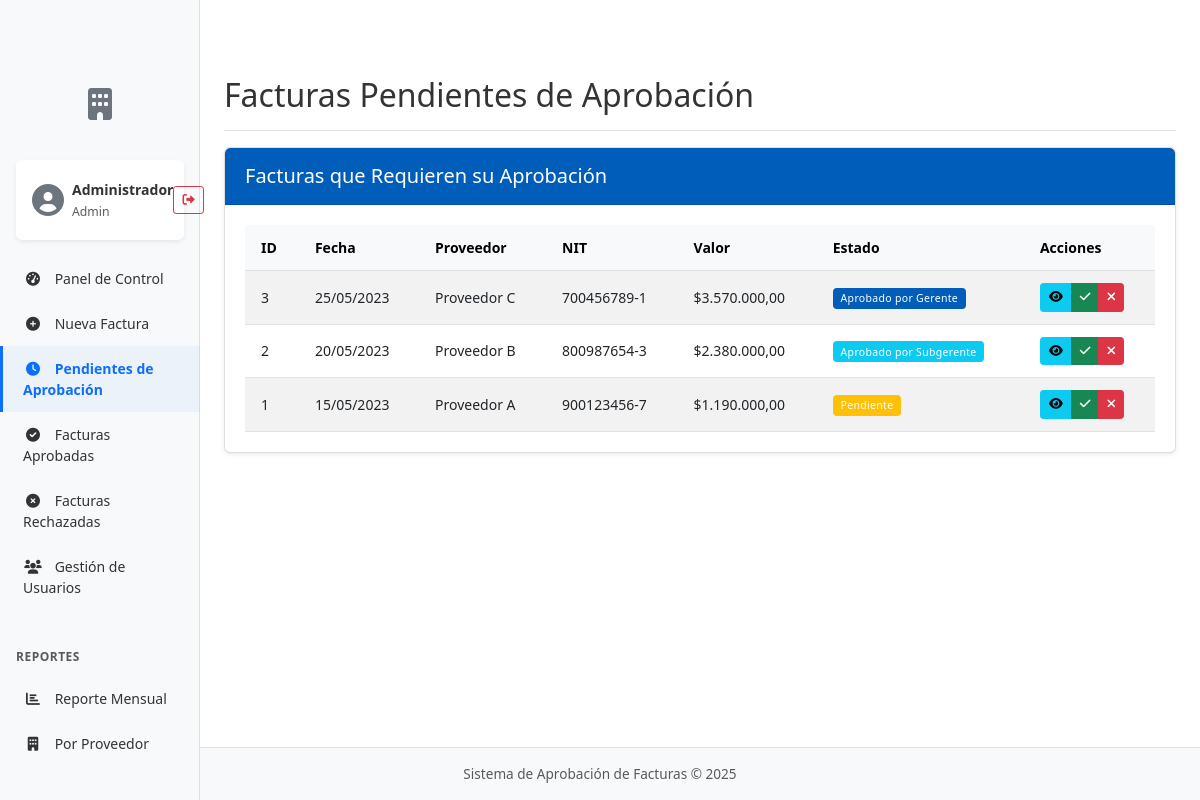
The page /pending_approvals.php (signed in) on the database its author committed.
### tables this page shows
CREATE TABLE IF NOT EXISTS users (
    id INT AUTO_INCREMENT PRIMARY KEY,
    name VARCHAR(100) NOT NULL,
    email VARCHAR(100) NOT NULL UNIQUE,
    password VARCHAR(255) NOT NULL,
    role ENUM('admin', 'subgerente', 'gerente', 'contador') NOT NULL,
    created_at TIMESTAMP DEFAULT CURRENT_TIMESTAMP
);

CREATE TABLE IF NOT EXISTS invoices (
    id INT AUTO_INCREMENT PRIMARY KEY,
    invoice_number VARCHAR(50) NOT NULL,
    date DATE NOT NULL,
    supplier_name VARCHAR(100) NOT NULL,
    nit VARCHAR(50) NOT NULL,
    amount DECIMAL(12,2) NOT NULL,
    subtotal DECIMAL(12,2) DEFAULT 0,
    tax DECIMAL(12,2) DEFAULT 0,
    description TEXT,
    file_path VARCHAR(255),
    sap_code VARCHAR(50),
    purchase_order VARCHAR(50),
    cost_center VARCHAR(50),
    payment_method VARCHAR(50),
    bank_account VARCHAR(100),
    due_date DATE,
    payment_terms VARCHAR(100),
    status ENUM('pendiente', 'aprobado_subgerente', 'aprobado_gerente', 'aprobado_contador', 'completado', 'rechazado') DEFAULT 'pendiente',
    created_by INT,
    created_at TIMESTAMP DEFAULT CURRENT_TIMESTAMP,
    FOREIGN KEY (created_by) REFERENCES users(id)
);

### pending_approvals.php (the view, shortened to what the rows shown need)
<?php
require_once 'config/database.php';
require_once 'includes/functions.php';
$user_id = $_SESSION['user_id'];
$user = getUserById($user_id);
$role = $user['role'];
$pending_invoices = getPendingInvoicesForRole($role);
function getPendingInvoicesForRole($role) {
    $conn = getDbConnection();
    $sql = "SELECT * FROM invoices WHERE 1=1";
    switch ($role) {
        case 'admin':
            $sql .= " AND status IN ('pendiente', 'aprobado_subgerente', 'aprobado_gerente')";
            break;
    }
    $sql .= " ORDER BY date DESC";
    $stmt = $conn->prepare($sql);
    $stmt->execute();
    return $stmt->fetchAll();
}
function hasUserViewedInvoice($invoice_id, $user_id) {
    $conn = getDbConnection();
    $sql = "SELECT COUNT(*) as viewed FROM invoice_views WHERE invoice_id = ? AND user_id = ?";
    $stmt = $conn->prepare($sql);
    $stmt->execute([$invoice_id, $user_id]);
    $result = $stmt->fetch();
    return ($result['viewed'] > 0);
}
?>
<!DOCTYPE html>
<html lang="es">
<head>
    <link rel="stylesheet" href="https://cdnjs.cloudflare.com/ajax/libs/font-awesome/6.0.0-beta3/css/all.min.css">
    <link href="https://cdn.jsdelivr.net/npm/bootstrap@5.3.0-alpha1/dist/css/bootstrap.min.css" rel="stylesheet">
    <link rel="stylesheet" href="assets/css/styles.css">
</head>
<body>
    <div class="container-fluid">
        <div class="row">
            <?php include 'includes/sidebar.php'; ?>
            <main class="col-md-9 ms-sm-auto col-lg-10 px-md-4">
                <div class="d-flex justify-content-between flex-wrap flex-md-nowrap align-items-center pt-3 pb-2 mb-3 border-bottom">
                    <h1 class="h2">Facturas Pendientes de Aprobación</h1>
                </div>
                <div class="card shadow-sm">
                    <div class="card-body">
                        <?php if (count($pending_invoices) > 0): ?>
                            <div class="table-responsive">
                                <table class="table table-striped table-hover">
                                    <thead class="table-light">
                                        <tr>
                                            <th>ID</th>
                                            <th>Fecha</th>
                                            <th>Proveedor</th>
                                            <th>NIT</th>
                                            <th>Valor</th>
                                            <th>Estado</th>
                                            <th>Acciones</th>
                                        </tr>
                                    </thead>
                                    <tbody>
                                        <?php foreach ($pending_invoices as $invoice): ?>
                                            <tr>
                                                <td><?php echo $invoice['id']; ?></td>
                                                <td><?php echo formatDate($invoice['date']); ?></td>
                                                <td><?php echo $invoice['supplier_name']; ?></td>
                                                <td><?php echo $invoice['nit']; ?></td>
                                                <td>$<?php echo number_format($invoice['amount'], 2, ',', '.'); ?></td>
                                                <td>
                                                    <span class="badge <?php echo getStatusBadgeClass($invoice['status']); ?>">
                                                        <?php echo getStatusLabel($invoice['status']); ?>
                                                    </span>
                                                </td>
                                                <td>
                                                    <div class="btn-group">
                                                        <a href="view_invoice.php?id=<?php echo $invoice['id']; ?>" class="btn btn-sm btn-info" title="Ver detalles">
                                                            <i class="fas fa-eye"></i>
                                                        </a>
                                                        <?php if (canApproveInvoice($role, $invoice['status'])): ?>
                                                        <?php
                                                        $has_viewed = hasUserViewedInvoice($invoice['id'], $user_id);
                                                        if ($has_viewed):
                                                        ?>
                                                        <button type="button" class="btn btn-sm btn-success" title="Aprobar"
                                                                data-bs-toggle="modal" data-bs-target="#approveModal<?php echo $invoice['id']; ?>">
                                                            <i class="fas fa-check"></i>
                                                        </button>
                                                        <?php else: ?>
                                                        <button type="button" class="btn btn-sm btn-secondary" disabled title="Debe ver los detalles antes de aprobar">
                                                            <i class="fas fa-check"></i>
                                                        </button>
                                                        <?php endif; ?>
                                                        <?php endif; ?>
                                                        <?php if (canRejectInvoice($role, $invoice['status'])): ?>
                                                        <a href="reject_invoice.php?id=<?php echo $invoice['id']; ?>" class="btn btn-sm btn-danger" title="Rechazar">
                                                            <i class="fas fa-times"></i>
                                                        </a>
                                                        <?php endif; ?>
                                                    </div>
                                                </td>
                                            </tr>
                                        <?php endforeach; ?>
                                    </tbody>
                                </table>
                            </div>
                        <?php endif; ?>
                    </div>
                </div>
            </main>
        </div>
    </div>
</body>
</html>

### includes/sidebar.php (shortened to what the rows shown need)
<nav id="sidebarMenu" class="sidebar col-md-3 col-lg-2 d-md-block bg-light collapse">
    <div class="position-sticky pt-3">
        <div class="user-info mb-3">
            <div class="d-flex align-items-center p-3 bg-white rounded shadow-sm">
                <div class="ms-2 flex-grow-1">
                    <div class="fw-bold"><?php echo $user['name']; ?></div>
                    <small class="text-muted"><?php echo ucfirst($role); ?></small>
                </div>
            </div>
        </div>
    </div>
</nav>

### rows shown on the page
users: name "Administrador", role "Admin"
invoices: id "3", date "25/05/2023", supplier_name "Proveedor C", nit "700456789-1", amount "3.570.000,00", status "Aprobado por Gerente"
invoices: id "2", date "20/05/2023", supplier_name "Proveedor B", nit "800987654-3", amount "2.380.000,00", status "Aprobado por Subgerente"
invoices: id "1", date "15/05/2023", supplier_name "Proveedor A", nit "900123456-7", amount "1.190.000,00", status "Pendiente"
